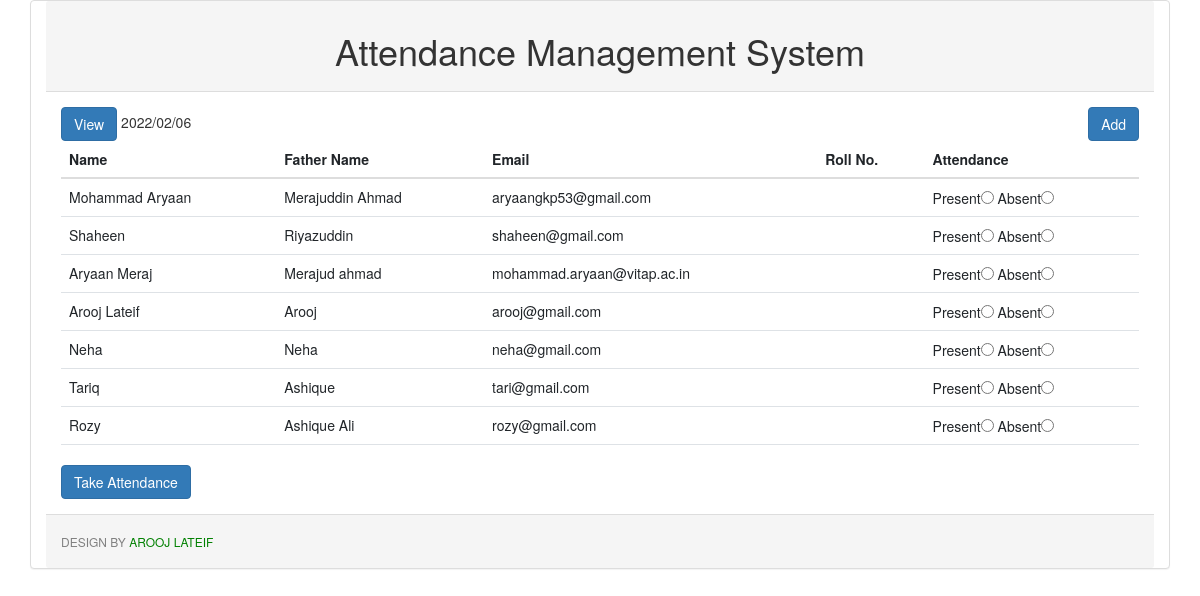
The page / on the database its author committed.
### tables this page shows
CREATE TABLE `stud` (
  `reg_id` int(11) NOT NULL,
  `name` varchar(50) NOT NULL,
  `fname` varchar(50) NOT NULL,
  `email` varchar(100) NOT NULL
);

### index.php (the view, shortened to what this page needs)
<?php include_once('connection.php'); ?>
<!DOCTYPE html>
<html lang="en">
<head>
 <link href="https://cdn.jsdelivr.net/npm/bootstrap@5.1.3/dist/css/bootstrap.min.css" rel="stylesheet">
<link rel="stylesheet" href="bootstrap/bootstrap.min.css">
  <link rel="stylesheet" href="https://maxcdn.bootstrapcdn.com/bootstrap/3.4.1/css/bootstrap.min.css">
</head>
<body>
 <div class="panel panel-default container">
  <div class="panel-heading">
    <h1 style="text-align : center">Attendance Management System</h1>
  </div>
  <div class="panel-body">
   <a href="view.php" class="btn btn-primary">View</a>
   <?php echo date('Y/m/d') ?>
   <a href="add.php" class="btn btn-primary pull-right" style="float:right">Add</a>
  <form method="post">
    <div class="table-responsive">
  <table class="table ">
   <thead>
   <tr>
    <th>Name</th>
    <th>Father Name</th>
    <th>Email</th>
    <th>Roll No.</th>
    <th>Attendance</th>
   </tr>
   </thead>
 <tbody>
 <?php
 $query = "select * from stud";
 $result = $link->query($query);
 while($show = $result->fetch_assoc())
 {
?>
 <tr>
  <td><?php echo $show['name']; ?></td>
  <td><?php echo $show['fname']; ?></td>
  <td><?php echo $show['email']; ?></td>
  <td><?php echo $show['roll']; ?></td>
  <td>
   Present<input required type="radio" name="attendance[<?php echo $show['reg_id']  ?>]" value="Present">
   Absent<input required type="radio" name="attendance[<?php echo $show['reg_id']  ?>]" value="Absent" type="text">
  </td>
 </tr>
<?php } ?>
 </tbody>
  </table>
</div>
  <input type="submit" class="btn btn-primary" value="Take Attendance">
</form>
  </div>
  <div class="panel-footer">
   <h6 style="color:grey;text-transform:uppercase">Design by <span style="color:green"> Arooj Lateif </span></h6>
  </div>
 </div>
</body>
</html>

### rows shown on the page
stud: name "Mohammad Aryaan", fname "Merajuddin Ahmad", email "aryaangkp53@gmail.com"
stud: name "Shaheen", fname "Riyazuddin", email "shaheen@gmail.com"
stud: name "Aryaan Meraj", fname "Merajud ahmad", email "mohammad.aryaan@vitap.ac.in"
stud: name "Arooj Lateif", fname "Arooj", email "arooj@gmail.com"
stud: name "Neha", fname "Neha", email "neha@gmail.com"
stud: name "Tariq", fname "Ashique", email "tari@gmail.com"
stud: name "Rozy", fname "Ashique Ali", email "rozy@gmail.com"
